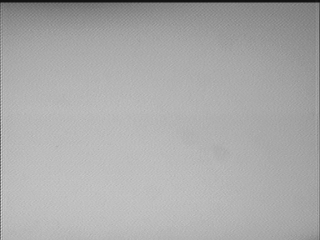
//> input picture data/.jpg, 320 x 240 px
$ ./main ../data/.jpg 3   (built with g++ and OpenCV 4)
//> lines starting //> are read from the running program, lines starting //| are printed output that depends on the picture; after the words box and inside, x2 and y2 are one past the last pixel; in counts of white or black regions, pixels touching at a corner belong together
### detection/MultipleImageWindow.h
/**
 * Mutliple Image Window
 *
 * This class create a window with multiple images showed on it
 * in a grid with optional titles each one
 *
 * @author: David Millan Escriva
 * @email: david.millan@damiles.com
 *
 */

#ifndef MIW_h
#define MIW_h

#include <string>
#include <iostream>
using namespace std;

// OpenCV includes
#include "opencv2/imgproc.hpp"
#include "opencv2/highgui.hpp"
using namespace cv;

class MultipleImageWindow
{
public:
    /**
         * Constructor
         * Create new window with a max of cols*row images
         *
         * @param string window_title
         * @param int cols number of cols
         * @param int rows number of rows
         * @param int flags see highgui window documentation
         */
    MultipleImageWindow(string window_title, int cols, int rows, int flags);

    /**
         * Add new image to stack of window
         * @param Mat image
         * @param string title caption of image to show
         * @return int position of image in stack
         */
    int addImage(string title, Mat image, bool render = false);

    /**
         * Remove a image from position n
         */
    void removeImage(int pos);

    /**
         * Render/redraw/update window
         */
    void render();

private:
    int cols;
    int rows;
    int canvas_width;
    int canvas_height;
    string window_title;
    vector<string> titles;
    vector<Mat> images;
    Mat canvas;
};

#endif

### detection/MultipleImageWindow.cpp
#include "MultipleImageWindow.h"

MultipleImageWindow::MultipleImageWindow(string window_title, int cols, int rows, int flags)
{
    this->window_title = window_title;
    this->cols = cols;
    this->rows = rows;
    namedWindow(window_title, flags);
    // ToDo: detect resolution of desktop and show fullresolution canvas
    this->canvas_width = 1200;
    this->canvas_height = 700;
    this->canvas = Mat(this->canvas_height, this->canvas_width, CV_8UC3);
    imshow(this->window_title, this->canvas);
}

int MultipleImageWindow::addImage(string title, Mat image, bool render)
{
    this->titles.push_back(title);
    this->images.push_back(image);
    if (render)
        this->render();
    return this->images.size() - 1;
}

// [5 lines left out: function removeImage, not called in this run]

void MultipleImageWindow::render()
{
    // Clean our canvas
    this->canvas.setTo(Scalar(20, 20, 20));
    // width and height of cell. add 10 px of padding between images
    int cell_width = (canvas_width / cols);
    int cell_height = (canvas_height / rows);
    int margin = 10;
    int max_images = (this->images.size() > cols * rows) ? cols * rows : this->images.size();
    int i = 0;
    vector<string>::iterator titles_it = this->titles.begin();
    for (vector<Mat>::iterator it = this->images.begin(); it != this->images.end(); ++it)
    {
        string title = *titles_it;
        int cell_x = (cell_width) * ((i) % cols);
        int cell_y = (cell_height)*floor((i) / (float)cols);
        Rect mask(cell_x, cell_y, cell_width, cell_height);
        // Draw a rectangle for each cell mat
        rectangle(canvas, Rect(cell_x, cell_y, cell_width, cell_height), Scalar(200, 200, 200), 1);
        //For each cell draw an image if exists
        Mat cell(this->canvas, mask);
        // resize image to cell size
        Mat resized;
        double cell_aspect = (double)cell_width / (double)cell_height;
        Mat img = *it;
        double img_aspect = (double)img.cols / (double)img.rows;
        double f = (cell_aspect < img_aspect) ? (double)cell_width / (double)img.cols : (double)cell_height / (double)img.rows;
        resize(img, resized, Size(0, 0), f, f);
        if (resized.channels() == 1)
        {
            cvtColor(resized, resized, COLOR_GRAY2BGR);
        }

        // Assign the image
        Mat sub_cell(this->canvas, Rect(cell_x, cell_y, resized.cols, resized.rows));
        resized.copyTo(sub_cell);
        putText(cell, title.c_str(), Point(20, 20), FONT_HERSHEY_SIMPLEX, 0.5, Scalar(200, 0, 0), 1, LINE_AA);
        i++;
        ++titles_it;
        if (i == max_images)
            break;
    }

    // show image
    imshow(this->window_title, this->canvas);
}

### detection/main.cpp
#include <iostream>
#include <string>
#include <sstream>
#include <cmath>
using namespace std;

// OpenCV includes
#include "opencv2/core/utility.hpp"
#include "opencv2/imgproc.hpp"
#include "opencv2/highgui.hpp"
#include "MultipleImageWindow.h"
using namespace cv;

MultipleImageWindow *miw;

// OpenCV command line parser functions
// Keys accecpted by command line parser
const char *keys =
    {
        "{help h usage ? | | print this message}"
        "{@image || Image to process}"
        "{@lightPattern || Image light pattern to apply to image input}"
        "{lightMethod | 1 | Method to remove backgroun light, 0 differenec, 1 div, 2 no light removal' }"
        "{segMethod | 1 | Method to segment: 1 connected Components, 2 connectec components with stats, 3 find Contours }"};

static Scalar randomColor(RNG &rng)
{
  int icolor = (unsigned)rng;
  return Scalar(icolor & 255, (icolor >> 8) & 255, (icolor >> 16) & 255);
}

/**
 * Calcualte image pattern from an input image
 * @param img Mat input image to calculate the light pattern
 * @return a Mat pattern image
 */
Mat calculateLightPattern(Mat img)
{
  Mat pattern;
  // Basic and effective way to calculate the light pattern from one image
  blur(img, pattern, Size(img.cols / 3, img.cols / 3));
  return pattern;
}

void ConnectedComponents(Mat img)
{
  // Use connected components to divide our possibles parts of images
  Mat labels;
  int num_objects = connectedComponents(img, labels);
  // Check the number of objects detected
  if (num_objects < 2)
  {
    cout << "No objects detected" << endl;
    return;
  }
  else
  {
    cout << "Number of objects detected: " << num_objects - 1 << endl;
  }
  // Create output image coloring the objects
  Mat output = Mat::zeros(img.rows, img.cols, CV_8UC3);
  RNG rng(0xFFFFFFFF);
  for (int i = 1; i < num_objects; i++)
  {
    Mat mask = labels == i;
    output.setTo(randomColor(rng), mask);
  }
  imshow("Result", output);
  miw->addImage("Result", output);
}

// [59 lines left out: functions ConnectedComponentsStats, FindContoursBasic, not called in this run]

/**
 * Remove th light and return new image without light
 * @param img Mat image to remove the light pattern
 * @param pattern Mat image with light pattern
 * @return a new image Mat without light
 */
Mat removeLight(Mat img, Mat pattern, int method)
{
  Mat aux;
  // if method is normalization
  if (method == 1)
  {
    // Require change our image to 32 float for division
    Mat img32, pattern32;
    img.convertTo(img32, CV_32F);
    pattern.convertTo(pattern32, CV_32F);
    // Divide the imabe by the pattern
    aux = 1 - (img32 / pattern32);
    // Scale it to convert o 8bit format
    aux = aux * 255;
    // Convert 8 bits format
    aux.convertTo(aux, CV_8U);
  }
  else
  {
    aux = pattern - img;
  }
  //equalizeHist( aux, aux );
  return aux;
}

int main(int argc, const char **argv)
{
  CommandLineParser parser(argc, argv, keys);
  parser.about("Chapter 5. PhotoTool v1.0.0");
  //If requires help show
  if (parser.has("help"))
  {
    parser.printMessage();
    return 0;
  }

  String img_file = parser.get<String>(0);
  String light_pattern_file = parser.get<String>(1);
  int method_light = parser.get<int>("lightMethod");
  int method_seg = parser.get<int>("segMethod");

  // Check if params are correctly parsed in his variables
  if (!parser.check())
  {
    parser.printErrors();
    return 0;
  }

  // Load image to process
  Mat img = imread(img_file, 0);
//> img is the input picture: 240 rows x 320 cols, CV_8UC1; min 16, max 219, mean 169.9
  if (img.data == NULL)
  {
    cout << "Error loading image " << img_file << endl;
    return 0;
  }

  // Create the Multiple Image Window
  miw = new MultipleImageWindow("Main window", 3, 2, WINDOW_AUTOSIZE);

  // Remove noise
  Mat img_noise, img_box_smooth;
  medianBlur(img, img_noise, 3);
  blur(img, img_box_smooth, Size(3, 3));

  // Load image to process
  Mat light_pattern = imread(light_pattern_file, 0);
//> 3 cannot be read in this run, so this picture is empty
  if (light_pattern.data == NULL)
  {
    // Calculate light pattern
    light_pattern = calculateLightPattern(img_noise);
  }
  medianBlur(light_pattern, light_pattern, 3);
//> light_pattern: 240 rows x 320 cols, CV_8UC1; min 134, max 189, mean 170.2

  //Apply the light pattern
  Mat img_no_light;
  img_noise.copyTo(img_no_light);
  if (method_light != 2)
  {
    img_no_light = removeLight(img_noise, light_pattern, method_light);
//> in removeLight, `aux = 1 - (img32 / pattern32);`:
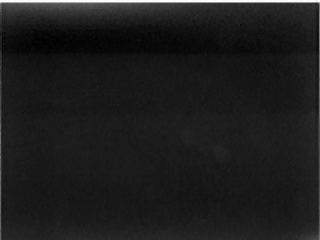
//> aux: 240 rows x 320 cols, CV_32FC1; min -0.111, max 0.881, mean 0.00378; drawn with min black and max white
  }

  // Binarize image for segment
  Mat img_thr;
  if (method_light != 2)
  {
    threshold(img_no_light, img_thr, 30, 255, THRESH_BINARY);
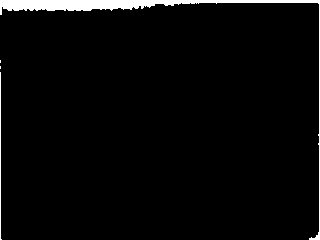
//> img_thr: 240 rows x 320 cols, CV_8UC1; 3.3% white; 4 white regions (2 under 20 px), largest, box (x1, y1, x2, y2) and area: (0, 0, 320, 240) 2324, (0, 72, 2, 240) 169
  }
  else
  {
    threshold(img_no_light, img_thr, 140, 255, THRESH_BINARY_INV);
  }

  // Show images
  miw->addImage("Input", img);
  miw->addImage("Input without noise", img_noise);
  //miw->addImage("Input without noise with box smooth", img_box_smooth);
  miw->addImage("Light Pattern", light_pattern);
  imshow("Light pattern", light_pattern);
  imshow("No Light", img_no_light);
  miw->addImage("No Light", img_no_light);
  miw->addImage("Threshold", img_thr);

  switch (method_seg)
  {
  case 1:
    ConnectedComponents(img_thr);
//> in ConnectedComponents, `int num_objects = connectedComponents(img, labels);`:
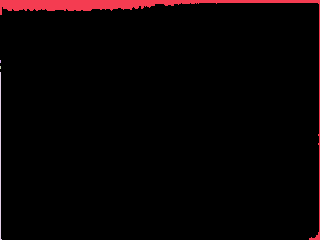
//> labels: 240 rows x 320 cols, CV_32SC1; 5 distinct labels, from 0 to 4; one colour per label, 0 black
//> in ConnectedComponents, `int num_objects = connectedComponents(img, labels);`: num_objects = 5
//| Number of objects detected: 4
//> the loop in ConnectedComponents, `for (int i = 1; i < num_objects; i++)` made 4 passes
//> icolor in randomColor on passes 1 to 4: 130063606, -1291671899, -424946457, 1350273629
//> pass 1, in ConnectedComponents, `Mat mask = labels == i;`:
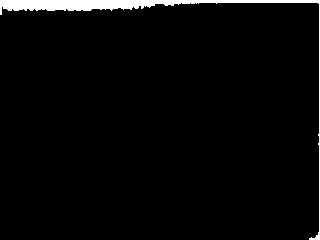
//> mask: 240 rows x 320 cols, CV_8UC1; 3% white; 1 white region, box (x1, y1, x2, y2) and area: (0, 0, 320, 240) 2324
//> pass 2, in ConnectedComponents, `Mat mask = labels == i;`:
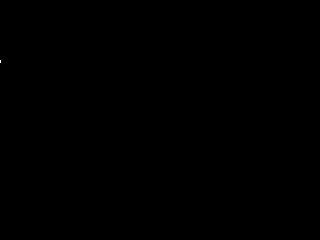
//> mask: 240 rows x 320 cols, CV_8UC1; 0% white in thin lines or dots, all inside (x1, y1, x2, y2) = (0, 60, 1, 63)
//> after the loop in ConnectedComponents, `for (int i = 1; i < num_objects; i++)`:
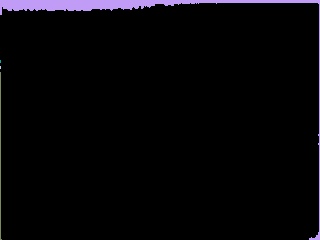
//> output: 240 rows x 320 cols, CV_8UC3; mean B, G, R 7.7, 5, 6.1
    break;
  case 2:
    ConnectedComponentsStats(img_thr);
    break;
  case 3:
    FindContoursBasic(img_thr);
    break;
  }

  miw->render();
//> in render, `int max_images = (this->images.size() > cols * rows) ? cols * rows : t..`: max_images = 6
//> the loop in render, `for (vector<Mat>::iterator it = this->images.begin(); it != this->imag..` made 6 passes
//> after the loop in render, `for (vector<Mat>::iterator it = this->images.begin(); it != this->imag..`:
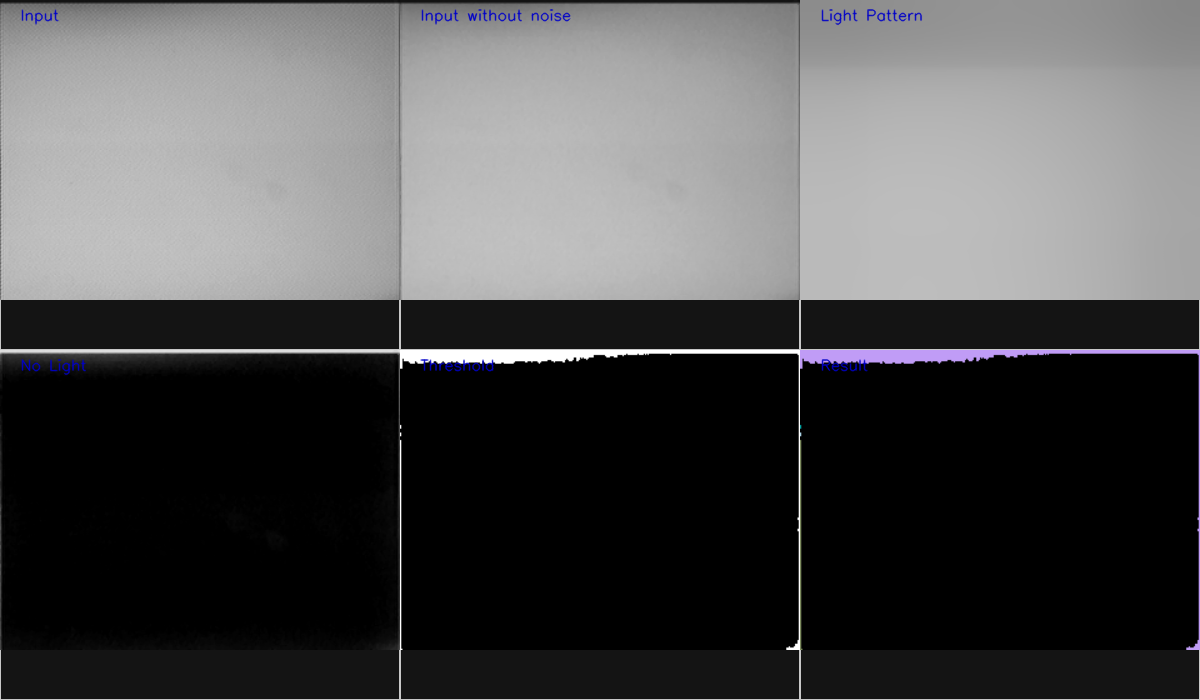
//> canvas: 700 rows x 1200 cols, CV_8UC3; mean B, G, R 79.5, 78.8, 78.9
  waitKey(0);
  return 0;
}

$ run again, on data/test.pgm
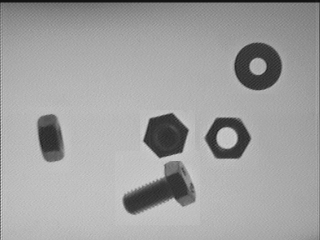
//> input picture data/test.pgm, 320 x 240 px
//> img is the input picture: 240 rows x 320 cols, CV_8UC1; min 16, max 219, mean 160
//> light_pattern: 240 rows x 320 cols, CV_8UC1; min 126, max 188, mean 160.3
//> img_thr: 240 rows x 320 cols, CV_8UC1; 12.5% white; 13 white regions (6 under 20 px), largest, box (x1, y1, x2, y2) and area: (0, 0, 320, 240) 2318, (123, 161, 195, 215) 1917, (234, 43, 282, 90) 1578
//> labels: 240 rows x 320 cols, CV_32SC1; 14 distinct labels, from 0 to 13
//> num_objects = 14
//| Number of objects detected: 13
//> the loop in ConnectedComponents, `for (int i = 1; i < num_objects; i++)` made 13 passes
//> icolor in randomColor on passes 1 to 8: 130063606, -1291671899, -424946457, 1350273629, -270011799, -1078939986, 1172977286, 1125683993
//> after the loop in ConnectedComponents, `for (int i = 1; i < num_objects; i++)`:
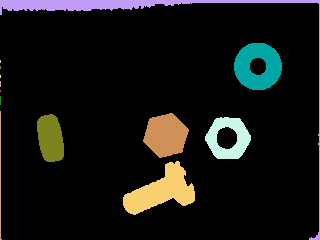
//> output: 240 rows x 320 cols, CV_8UC3; mean B, G, R 19.4, 21.8, 21.1
//> max_images = 6
//> the loop in render, `for (vector<Mat>::iterator it = this->images.begin(); it != this->imag..` made 6 passes
//> after the loop in render, `for (vector<Mat>::iterator it = this->images.begin(); it != this->imag..`:
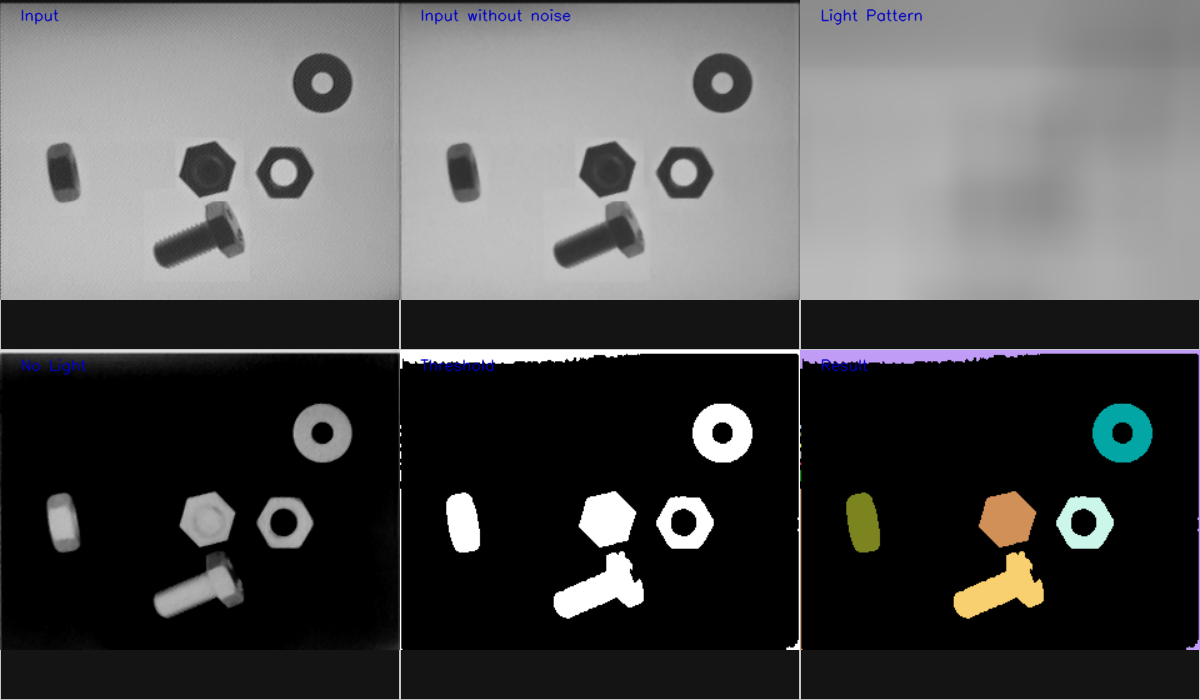
//> canvas: 700 rows x 1200 cols, CV_8UC3; mean B, G, R 82.1, 82.1, 82

$ run again, on data/test2.pgm
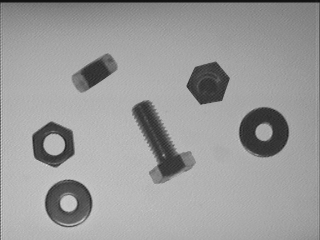
//> input picture data/test2.pgm, 320 x 240 px
//> img is the input picture: 240 rows x 320 cols, CV_8UC1; min 16, max 223, mean 154.6
//> light_pattern: 240 rows x 320 cols, CV_8UC1; min 133, max 181, mean 154.9
//> img_thr: 240 rows x 320 cols, CV_8UC1; 14.1% white; 16 white regions (5 under 20 px), largest, box (x1, y1, x2, y2) and area: (132, 100, 195, 184) 2154, (239, 107, 289, 157) 1752, (0, 0, 320, 111) 1751
//> labels: 240 rows x 320 cols, CV_32SC1; 17 distinct labels, from 0 to 16
//> num_objects = 17
//| Number of objects detected: 16
//> the loop in ConnectedComponents, `for (int i = 1; i < num_objects; i++)` made 16 passes
//> icolor in randomColor on passes 1 to 8: 130063606, -1291671899, -424946457, 1350273629, -270011799, -1078939986, 1172977286, 1125683993
//> after the loop in ConnectedComponents, `for (int i = 1; i < num_objects; i++)`:
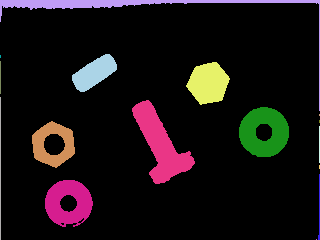
//> output: 240 rows x 320 cols, CV_8UC3; mean B, G, R 19.4, 18.4, 25.4
//> max_images = 6
//> the loop in render, `for (vector<Mat>::iterator it = this->images.begin(); it != this->imag..` made 6 passes
//> after the loop in render, `for (vector<Mat>::iterator it = this->images.begin(); it != this->imag..`:
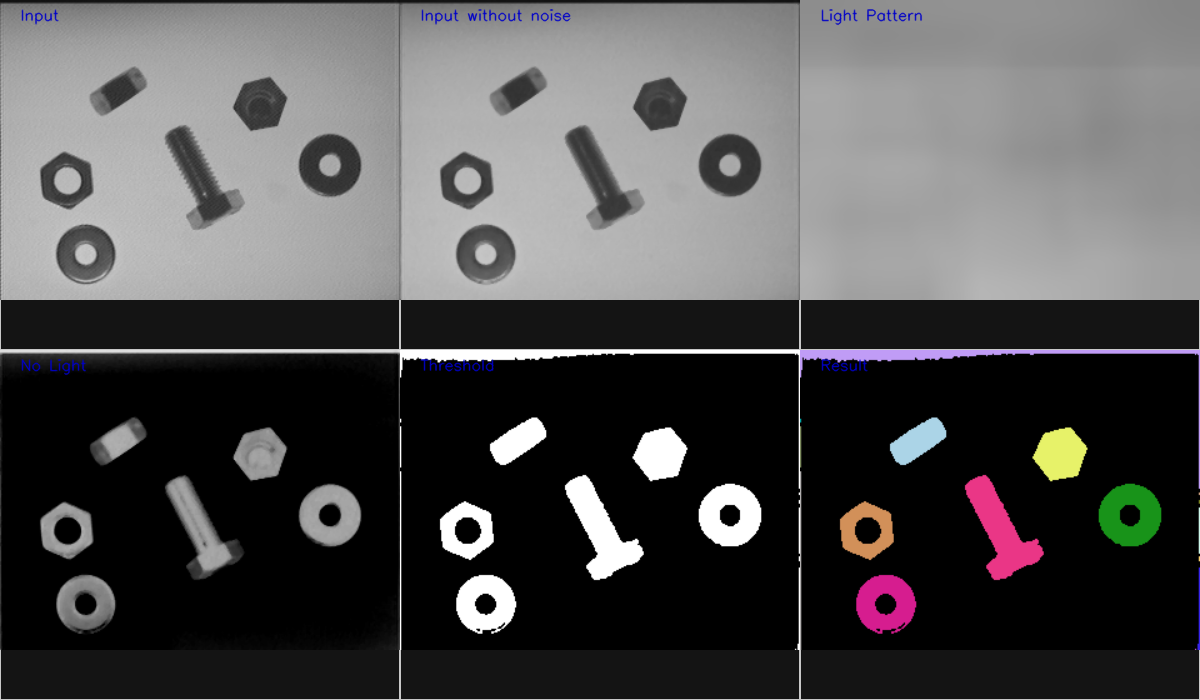
//> canvas: 700 rows x 1200 cols, CV_8UC3; mean B, G, R 80.6, 80.2, 81.2
